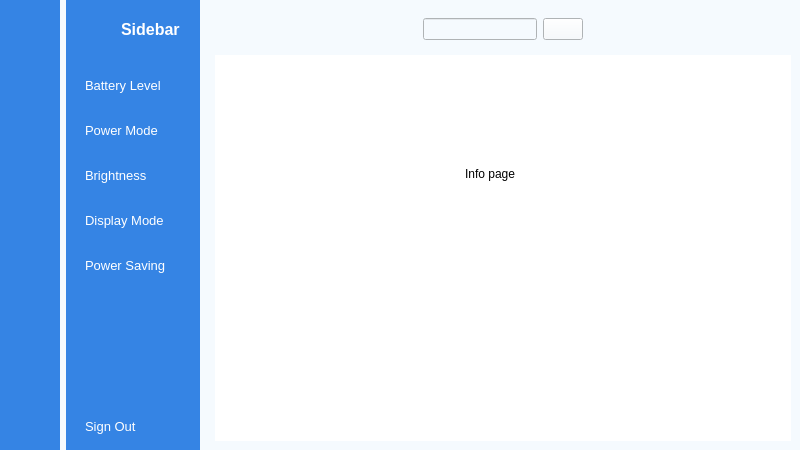
<?xml version="1.0" encoding="UTF-8"?>
<ui version="4.0">
 <class>MainWindow</class>
 <widget class="QMainWindow" name="MainWindow">
  <property name="geometry">
   <rect>
    <x>0</x>
    <y>0</y>
    <width>800</width>
    <height>450</height>
   </rect>
  </property>
  <property name="windowTitle">
   <string>MainWindow</string>
  </property>
  <property name="styleSheet">
   <string notr="true">background-color: rgb(245, 250, 254);</string>
  </property>
  <widget class="QWidget" name="centralwidget">
   <layout class="QGridLayout" name="gridLayout">
    <property name="leftMargin">
     <number>0</number>
    </property>
    <property name="topMargin">
     <number>0</number>
    </property>
    <property name="rightMargin">
     <number>0</number>
    </property>
    <property name="bottomMargin">
     <number>0</number>
    </property>
    <item row="0" column="0">
     <widget class="QWidget" name="icon_only_widget" native="true">
      <property name="styleSheet">
       <string notr="true">QWidget{
	background-color: rgb(53, 132, 228);
}
QPushButton{
	color:white;
	text-align:left;
	height:30px;
	border:none;
	padding-left:10px;
	border-radius:10px;
}
QPushButton:checked{
	background-color:#f5fafe;
	color:#1f95ef;
	font-weight:bold;
}</string>
      </property>
      <layout class="QVBoxLayout" name="verticalLayout_3">
       <item>
        <layout class="QHBoxLayout" name="horizontalLayout_3">
         <item>
          <widget class="QLabel" name="logo1">
           <property name="minimumSize">
            <size>
             <width>40</width>
             <height>40</height>
            </size>
           </property>
           <property name="maximumSize">
            <size>
             <width>40</width>
             <height>40</height>
            </size>
           </property>
           <property name="text">
            <string/>
           </property>
           <property name="pixmap">
            <pixmap>Resource/profile_pic.png</pixmap>
           </property>
           <property name="scaledContents">
            <bool>true</bool>
           </property>
          </widget>
         </item>
        </layout>
       </item>
       <item>
        <layout class="QVBoxLayout" name="verticalLayout">
         <property name="spacing">
          <number>15</number>
         </property>
         <property name="topMargin">
          <number>15</number>
         </property>
         <item>
          <widget class="QPushButton" name="Battery_Level_Btn1">
           <property name="text">
            <string/>
           </property>
           <property name="icon">
            <iconset>
             <normaloff>Resource/dashboard_white.png</normaloff>
             <normalon>Resource/dashboard.png</normalon>Resource/dashboard_white.png</iconset>
           </property>
           <property name="checkable">
            <bool>true</bool>
           </property>
           <property name="autoExclusive">
            <bool>true</bool>
           </property>
          </widget>
         </item>
         <item>
          <widget class="QPushButton" name="Power_Mode_Btn1">
           <property name="text">
            <string/>
           </property>
           <property name="icon">
            <iconset>
             <normaloff>Resource/profile_white.png</normaloff>
             <normalon>Resource/profile.png</normalon>Resource/profile_white.png</iconset>
           </property>
           <property name="checkable">
            <bool>true</bool>
           </property>
           <property name="autoExclusive">
            <bool>true</bool>
           </property>
          </widget>
         </item>
         <item>
          <widget class="QPushButton" name="Brightness_Btn1">
           <property name="text">
            <string/>
           </property>
           <property name="icon">
            <iconset>
             <normaloff>Resource/messages_white.png</normaloff>
             <normalon>Resource/messages.png</normalon>Resource/messages_white.png</iconset>
           </property>
           <property name="checkable">
            <bool>true</bool>
           </property>
           <property name="autoExclusive">
            <bool>true</bool>
           </property>
          </widget>
         </item>
         <item>
          <widget class="QPushButton" name="Display_Mode_Btn1">
           <property name="text">
            <string/>
           </property>
           <property name="icon">
            <iconset>
             <normaloff>Resource/notifications_white.png</normaloff>
             <normalon>Resource/notifications.png</normalon>Resource/notifications_white.png</iconset>
           </property>
           <property name="checkable">
            <bool>true</bool>
           </property>
           <property name="autoExclusive">
            <bool>true</bool>
           </property>
          </widget>
         </item>
         <item>
          <widget class="QPushButton" name="Power_Saving_Btn1">
           <property name="text">
            <string/>
           </property>
           <property name="icon">
            <iconset>
             <normaloff>Resource/settings_white.png</normaloff>
             <normalon>Resource/settings.png</normalon>Resource/settings_white.png</iconset>
           </property>
           <property name="checkable">
            <bool>true</bool>
           </property>
           <property name="autoExclusive">
            <bool>true</bool>
           </property>
          </widget>
         </item>
        </layout>
       </item>
       <item>
        <spacer name="verticalSpacer">
         <property name="orientation">
          <enum>Qt::Orientation::Vertical</enum>
         </property>
         <property name="sizeHint" stdset="0">
          <size>
           <width>20</width>
           <height>113</height>
          </size>
         </property>
        </spacer>
       </item>
       <item>
        <widget class="QPushButton" name="Sign_Out_Btn1">
         <property name="text">
          <string/>
         </property>
         <property name="icon">
          <iconset>
           <normaloff>Resource/log_out_white.png</normaloff>Resource/log_out_white.png</iconset>
         </property>
         <property name="checkable">
          <bool>true</bool>
         </property>
         <property name="autoExclusive">
          <bool>false</bool>
         </property>
        </widget>
       </item>
      </layout>
     </widget>
    </item>
    <item row="0" column="1">
     <widget class="QWidget" name="icon_name_widget" native="true">
      <property name="styleSheet">
       <string notr="true">QWidget{
	background-color: rgb(53, 132, 228);
	color:white;
}
QPushButton{
	color:white;
	text-align:left;
	height:30px;
	border:none;
	padding-left:10px;
	border-top-left-radius:10px;
	border-bottom-left-radius:10px;
}
QPushButton:checked{
	background-color:#f5fafe;
	color:#1f95ef;
	font-weight:bold;
}</string>
      </property>
      <layout class="QVBoxLayout" name="verticalLayout_4">
       <property name="rightMargin">
        <number>0</number>
       </property>
       <item>
        <layout class="QHBoxLayout" name="horizontalLayout_2">
         <property name="rightMargin">
          <number>20</number>
         </property>
         <item>
          <widget class="QLabel" name="Logo_Label">
           <property name="minimumSize">
            <size>
             <width>40</width>
             <height>40</height>
            </size>
           </property>
           <property name="maximumSize">
            <size>
             <width>40</width>
             <height>40</height>
            </size>
           </property>
           <property name="text">
            <string/>
           </property>
           <property name="pixmap">
            <pixmap>Resource/profile_pic.png</pixmap>
           </property>
           <property name="scaledContents">
            <bool>true</bool>
           </property>
          </widget>
         </item>
         <item>
          <widget class="QLabel" name="SideBar_Label">
           <property name="font">
            <font>
             <pointsize>12</pointsize>
             <bold>true</bold>
            </font>
           </property>
           <property name="text">
            <string>Sidebar</string>
           </property>
          </widget>
         </item>
        </layout>
       </item>
       <item>
        <layout class="QVBoxLayout" name="verticalLayout_2">
         <property name="spacing">
          <number>15</number>
         </property>
         <property name="topMargin">
          <number>15</number>
         </property>
         <item>
          <widget class="QPushButton" name="Battery_Level_Btn2">
           <property name="font">
            <font>
             <pointsize>10</pointsize>
            </font>
           </property>
           <property name="text">
            <string>Battery Level</string>
           </property>
           <property name="icon">
            <iconset>
             <normaloff>Resource/dashboard_white.png</normaloff>
             <normalon>Resource/dashboard.png</normalon>Resource/dashboard_white.png</iconset>
           </property>
           <property name="checkable">
            <bool>true</bool>
           </property>
           <property name="autoExclusive">
            <bool>true</bool>
           </property>
          </widget>
         </item>
         <item>
          <widget class="QPushButton" name="Power_Mode_Btn2">
           <property name="font">
            <font>
             <pointsize>10</pointsize>
            </font>
           </property>
           <property name="text">
            <string>Power Mode</string>
           </property>
           <property name="icon">
            <iconset>
             <normaloff>Resource/profile_white.png</normaloff>
             <normalon>Resource/profile.png</normalon>Resource/profile_white.png</iconset>
           </property>
           <property name="checkable">
            <bool>true</bool>
           </property>
           <property name="autoExclusive">
            <bool>true</bool>
           </property>
          </widget>
         </item>
         <item>
          <widget class="QPushButton" name="Brightness_Btn2">
           <property name="font">
            <font>
             <pointsize>10</pointsize>
            </font>
           </property>
           <property name="text">
            <string>Brightness</string>
           </property>
           <property name="icon">
            <iconset>
             <normaloff>Resource/messages_white.png</normaloff>
             <normalon>Resource/messages.png</normalon>Resource/messages_white.png</iconset>
           </property>
           <property name="checkable">
            <bool>true</bool>
           </property>
           <property name="autoExclusive">
            <bool>true</bool>
           </property>
          </widget>
         </item>
         <item>
          <widget class="QPushButton" name="Display_Mode_Btn2">
           <property name="font">
            <font>
             <pointsize>10</pointsize>
            </font>
           </property>
           <property name="text">
            <string>Display Mode</string>
           </property>
           <property name="icon">
            <iconset>
             <normaloff>Resource/notifications_white.png</normaloff>
             <normalon>Resource/notifications.png</normalon>Resource/notifications_white.png</iconset>
           </property>
           <property name="checkable">
            <bool>true</bool>
           </property>
           <property name="autoExclusive">
            <bool>true</bool>
           </property>
          </widget>
         </item>
         <item>
          <widget class="QPushButton" name="Power_Saving_Btn2">
           <property name="font">
            <font>
             <pointsize>10</pointsize>
            </font>
           </property>
           <property name="text">
            <string>Power Saving</string>
           </property>
           <property name="icon">
            <iconset>
             <normaloff>Resource/settings_white.png</normaloff>
             <normalon>Resource/settings.png</normalon>Resource/settings_white.png</iconset>
           </property>
           <property name="checkable">
            <bool>true</bool>
           </property>
           <property name="autoExclusive">
            <bool>true</bool>
           </property>
          </widget>
         </item>
        </layout>
       </item>
       <item>
        <spacer name="verticalSpacer_2">
         <property name="orientation">
          <enum>Qt::Orientation::Vertical</enum>
         </property>
         <property name="sizeHint" stdset="0">
          <size>
           <width>20</width>
           <height>113</height>
          </size>
         </property>
        </spacer>
       </item>
       <item>
        <widget class="QPushButton" name="Sign_Out_Btn2">
         <property name="font">
          <font>
           <pointsize>10</pointsize>
          </font>
         </property>
         <property name="text">
          <string>Sign Out</string>
         </property>
         <property name="icon">
          <iconset>
           <normaloff>Resource/log_out_white.png</normaloff>Resource/log_out_white.png</iconset>
         </property>
         <property name="checkable">
          <bool>true</bool>
         </property>
         <property name="autoExclusive">
          <bool>false</bool>
         </property>
        </widget>
       </item>
      </layout>
     </widget>
    </item>
    <item row="0" column="2">
     <widget class="QWidget" name="main_menu_widget" native="true">
      <layout class="QVBoxLayout" name="verticalLayout_5">
       <item>
        <widget class="QWidget" name="header_widget" native="true">
         <layout class="QHBoxLayout" name="horizontalLayout_4">
          <item>
           <widget class="QPushButton" name="Menu_Btn">
            <property name="styleSheet">
             <string notr="true">border:none;</string>
            </property>
            <property name="text">
             <string/>
            </property>
            <property name="icon">
             <iconset>
              <normaloff>Resource/menu.png</normaloff>Resource/menu.png</iconset>
            </property>
            <property name="iconSize">
             <size>
              <width>20</width>
              <height>20</height>
             </size>
            </property>
            <property name="checkable">
             <bool>true</bool>
            </property>
           </widget>
          </item>
          <item>
           <spacer name="horizontalSpacer_2">
            <property name="orientation">
             <enum>Qt::Orientation::Horizontal</enum>
            </property>
            <property name="sizeHint" stdset="0">
             <size>
              <width>149</width>
              <height>20</height>
             </size>
            </property>
           </spacer>
          </item>
          <item>
           <layout class="QHBoxLayout" name="horizontalLayout">
            <item>
             <widget class="QLineEdit" name="lineEdit"/>
            </item>
            <item>
             <widget class="QPushButton" name="pushButton_14">
              <property name="text">
               <string/>
              </property>
              <property name="icon">
               <iconset>
                <normaloff>Resource/search.png</normaloff>Resource/search.png</iconset>
              </property>
              <property name="iconSize">
               <size>
                <width>20</width>
                <height>20</height>
               </size>
              </property>
             </widget>
            </item>
           </layout>
          </item>
          <item>
           <spacer name="horizontalSpacer">
            <property name="orientation">
             <enum>Qt::Orientation::Horizontal</enum>
            </property>
            <property name="sizeHint" stdset="0">
             <size>
              <width>149</width>
              <height>20</height>
             </size>
            </property>
           </spacer>
          </item>
          <item>
           <widget class="QPushButton" name="Info_Btn">
            <property name="styleSheet">
             <string notr="true">border:none;</string>
            </property>
            <property name="text">
             <string/>
            </property>
            <property name="icon">
             <iconset>
              <normaloff>Resource/image.png</normaloff>Resource/image.png</iconset>
            </property>
            <property name="iconSize">
             <size>
              <width>20</width>
              <height>20</height>
             </size>
            </property>
            <property name="checkable">
             <bool>false</bool>
            </property>
            <property name="autoExclusive">
             <bool>false</bool>
            </property>
           </widget>
          </item>
         </layout>
        </widget>
       </item>
       <item>
        <widget class="QStackedWidget" name="stackedWidget">
         <property name="styleSheet">
          <string notr="true">background-color: rgb(255, 255, 255);</string>
         </property>
         <widget class="QWidget" name="Info_Page">
          <widget class="QLabel" name="label_2">
           <property name="geometry">
            <rect>
             <x>250</x>
             <y>110</y>
             <width>66</width>
             <height>18</height>
            </rect>
           </property>
           <property name="text">
            <string>Info page</string>
           </property>
          </widget>
         </widget>
         <widget class="QWidget" name="Battery_Level_Page">
          <widget class="QWidget" name="widget" native="true">
           <property name="geometry">
            <rect>
             <x>130</x>
             <y>50</y>
             <width>300</width>
             <height>300</height>
            </rect>
           </property>
           <property name="minimumSize">
            <size>
             <width>300</width>
             <height>300</height>
            </size>
           </property>
           <property name="maximumSize">
            <size>
             <width>300</width>
             <height>300</height>
            </size>
           </property>
           <layout class="QVBoxLayout" name="verticalLayout_6">
            <property name="spacing">
             <number>0</number>
            </property>
            <property name="leftMargin">
             <number>10</number>
            </property>
            <property name="topMargin">
             <number>10</number>
            </property>
            <property name="rightMargin">
             <number>10</number>
            </property>
            <property name="bottomMargin">
             <number>10</number>
            </property>
            <item>
             <widget class="QFrame" name="circle_lv">
              <property name="styleSheet">
               <string notr="true">QFrame{
	background-color: qconicalgradient(cx:0.512029, cy:0.551, angle:90, stop:0.749 rgba(87, 227, 137, 255), stop:0.750 rgba(53, 132, 228, 255));
	border-radius: 140px;
}</string>
              </property>
              <property name="frameShape">
               <enum>QFrame::Shape::NoFrame</enum>
              </property>
              <property name="frameShadow">
               <enum>QFrame::Shadow::Raised</enum>
              </property>
              <layout class="QVBoxLayout" name="verticalLayout_7">
               <property name="spacing">
                <number>0</number>
               </property>
               <property name="leftMargin">
                <number>20</number>
               </property>
               <property name="topMargin">
                <number>20</number>
               </property>
               <property name="rightMargin">
                <number>20</number>
               </property>
               <property name="bottomMargin">
                <number>20</number>
               </property>
               <item>
                <widget class="QFrame" name="circle_bg">
                 <property name="styleSheet">
                  <string notr="true">QFrame{
	background-color: #282a36;
	color: #f8f8f2;
	border-radius: 120px;
}</string>
                 </property>
                 <property name="frameShape">
                  <enum>QFrame::Shape::NoFrame</enum>
                 </property>
                 <property name="frameShadow">
                  <enum>QFrame::Shadow::Raised</enum>
                 </property>
                 <layout class="QVBoxLayout" name="verticalLayout_8">
                  <property name="spacing">
                   <number>0</number>
                  </property>
                  <property name="leftMargin">
                   <number>0</number>
                  </property>
                  <property name="topMargin">
                   <number>0</number>
                  </property>
                  <property name="rightMargin">
                   <number>0</number>
                  </property>
                  <property name="bottomMargin">
                   <number>0</number>
                  </property>
                  <item>
                   <widget class="QFrame" name="texts">
                    <property name="maximumSize">
                     <size>
                      <width>16777215</width>
                      <height>180</height>
                     </size>
                    </property>
                    <property name="styleSheet">
                     <string notr="true">background: none;</string>
                    </property>
                    <property name="frameShape">
                     <enum>QFrame::Shape::NoFrame</enum>
                    </property>
                    <property name="frameShadow">
                     <enum>QFrame::Shadow::Raised</enum>
                    </property>
                    <layout class="QVBoxLayout" name="verticalLayout_10">
                     <item>
                      <layout class="QGridLayout" name="gridLayout_2">
                       <item row="0" column="0">
                        <widget class="QLabel" name="title">
                         <property name="minimumSize">
                          <size>
                           <width>0</width>
                           <height>30</height>
                          </size>
                         </property>
                         <property name="font">
                          <font>
                           <bold>true</bold>
                          </font>
                         </property>
                         <property name="text">
                          <string>Battery Level</string>
                         </property>
                         <property name="alignment">
                          <set>Qt::AlignmentFlag::AlignCenter</set>
                         </property>
                        </widget>
                       </item>
                       <item row="2" column="0">
                        <widget class="QFrame" name="frame">
                         <property name="frameShape">
                          <enum>QFrame::Shape::NoFrame</enum>
                         </property>
                         <property name="frameShadow">
                          <enum>QFrame::Shadow::Raised</enum>
                         </property>
                         <layout class="QHBoxLayout" name="horizontalLayout_5">
                          <property name="spacing">
                           <number>0</number>
                          </property>
                          <property name="leftMargin">
                           <number>0</number>
                          </property>
                          <property name="topMargin">
                           <number>0</number>
                          </property>
                          <property name="rightMargin">
                           <number>0</number>
                          </property>
                          <property name="bottomMargin">
                           <number>0</number>
                          </property>
                          <item>
                           <widget class="QLabel" name="version">
                            <property name="minimumSize">
                             <size>
                              <width>120</width>
                              <height>24</height>
                             </size>
                            </property>
                            <property name="maximumSize">
                             <size>
                              <width>120</width>
                              <height>24</height>
                             </size>
                            </property>
                            <property name="styleSheet">
                             <string notr="true">QLabel{
border-radius:12px;
color: rgb(151,159,200);
background-color: rgb(68,71,90)
}</string>
                            </property>
                            <property name="text">
                             <string>v1.0.0 - Beta 1</string>
                            </property>
                            <property name="alignment">
                             <set>Qt::AlignmentFlag::AlignCenter</set>
                            </property>
                           </widget>
                          </item>
                         </layout>
                        </widget>
                       </item>
                       <item row="3" column="0">
                        <widget class="QLabel" name="loading">
                         <property name="text">
                          <string>Loading ...</string>
                         </property>
                         <property name="alignment">
                          <set>Qt::AlignmentFlag::AlignCenter</set>
                         </property>
                        </widget>
                       </item>
                       <item row="1" column="0">
                        <widget class="QFrame" name="empty">
                         <property name="minimumSize">
                          <size>
                           <width>0</width>
                           <height>80</height>
                          </size>
                         </property>
                         <property name="frameShape">
                          <enum>QFrame::Shape::NoFrame</enum>
                         </property>
                         <property name="frameShadow">
                          <enum>QFrame::Shadow::Raised</enum>
                         </property>
                         <layout class="QVBoxLayout" name="verticalLayout_9">
                          <item>
                           <widget class="QLabel" name="Percent">
                            <property name="maximumSize">
                             <size>
                              <width>200</width>
                              <height>200</height>
                             </size>
                            </property>
                            <property name="font">
                             <font>
                              <family>Noto Sans Bamum</family>
                              <pointsize>35</pointsize>
                              <italic>false</italic>
                              <bold>false</bold>
                             </font>
                            </property>
                            <property name="text">
                             <string>&lt;html&gt;&lt;head/&gt;&lt;body&gt;&lt;p&gt;&lt;span style=&quot; font-size:36pt;&quot;&gt;0&lt;/span&gt;&lt;span style=&quot; font-size:24pt; vertical-align:super;&quot;&gt;%&lt;/span&gt;&lt;/p&gt;&lt;/body&gt;&lt;/html&gt;</string>
                            </property>
                            <property name="alignment">
                             <set>Qt::AlignmentFlag::AlignCenter</set>
                            </property>
                           </widget>
                          </item>
                         </layout>
                        </widget>
                       </item>
                      </layout>
                     </item>
                    </layout>
                   </widget>
                  </item>
                 </layout>
                </widget>
               </item>
              </layout>
             </widget>
            </item>
           </layout>
          </widget>
         </widget>
         <widget class="QWidget" name="Power_Mode_Page">
          <widget class="QLabel" name="label_5">
           <property name="geometry">
            <rect>
             <x>200</x>
             <y>100</y>
             <width>191</width>
             <height>18</height>
            </rect>
           </property>
           <property name="text">
            <string>Power Mode</string>
           </property>
          </widget>
         </widget>
         <widget class="QWidget" name="Brightness_Page">
          <widget class="QLabel" name="label_6">
           <property name="geometry">
            <rect>
             <x>120</x>
             <y>120</y>
             <width>311</width>
             <height>18</height>
            </rect>
           </property>
           <property name="text">
            <string>Brightness</string>
           </property>
          </widget>
         </widget>
         <widget class="QWidget" name="Display_Mode_Page">
          <widget class="QLabel" name="label_7">
           <property name="geometry">
            <rect>
             <x>160</x>
             <y>60</y>
             <width>251</width>
             <height>18</height>
            </rect>
           </property>
           <property name="text">
            <string>dispay mode</string>
           </property>
          </widget>
         </widget>
         <widget class="QWidget" name="Power_Saving_Page">
          <widget class="QLabel" name="label_8">
           <property name="geometry">
            <rect>
             <x>180</x>
             <y>110</y>
             <width>241</width>
             <height>18</height>
            </rect>
           </property>
           <property name="text">
            <string>power saving</string>
           </property>
          </widget>
         </widget>
        </widget>
       </item>
      </layout>
     </widget>
    </item>
   </layout>
  </widget>
 </widget>
 <resources/>
 <connections>
  <connection>
   <sender>Menu_Btn</sender>
   <signal>toggled(bool)</signal>
   <receiver>icon_only_widget</receiver>
   <slot>setHidden(bool)</slot>
   <hints>
    <hint type="sourcelabel">
     <x>238</x>
     <y>29</y>
    </hint>
    <hint type="destinationlabel">
     <x>43</x>
     <y>344</y>
    </hint>
   </hints>
  </connection>
  <connection>
   <sender>Menu_Btn</sender>
   <signal>toggled(bool)</signal>
   <receiver>icon_name_widget</receiver>
   <slot>setVisible(bool)</slot>
   <hints>
    <hint type="sourcelabel">
     <x>247</x>
     <y>41</y>
    </hint>
    <hint type="destinationlabel">
     <x>167</x>
     <y>316</y>
    </hint>
   </hints>
  </connection>
  <connection>
   <sender>Power_Saving_Btn1</sender>
   <signal>toggled(bool)</signal>
   <receiver>Power_Saving_Btn2</receiver>
   <slot>setChecked(bool)</slot>
   <hints>
    <hint type="sourcelabel">
     <x>32</x>
     <y>268</y>
    </hint>
    <hint type="destinationlabel">
     <x>119</x>
     <y>268</y>
    </hint>
   </hints>
  </connection>
  <connection>
   <sender>Display_Mode_Btn1</sender>
   <signal>toggled(bool)</signal>
   <receiver>Display_Mode_Btn2</receiver>
   <slot>setChecked(bool)</slot>
   <hints>
    <hint type="sourcelabel">
     <x>42</x>
     <y>224</y>
    </hint>
    <hint type="destinationlabel">
     <x>114</x>
     <y>224</y>
    </hint>
   </hints>
  </connection>
  <connection>
   <sender>Brightness_Btn1</sender>
   <signal>toggled(bool)</signal>
   <receiver>Brightness_Btn2</receiver>
   <slot>setChecked(bool)</slot>
   <hints>
    <hint type="sourcelabel">
     <x>41</x>
     <y>178</y>
    </hint>
    <hint type="destinationlabel">
     <x>93</x>
     <y>183</y>
    </hint>
   </hints>
  </connection>
  <connection>
   <sender>Power_Mode_Btn1</sender>
   <signal>toggled(bool)</signal>
   <receiver>Power_Mode_Btn2</receiver>
   <slot>setChecked(bool)</slot>
   <hints>
    <hint type="sourcelabel">
     <x>35</x>
     <y>134</y>
    </hint>
    <hint type="destinationlabel">
     <x>122</x>
     <y>134</y>
    </hint>
   </hints>
  </connection>
  <connection>
   <sender>Battery_Level_Btn1</sender>
   <signal>toggled(bool)</signal>
   <receiver>Battery_Level_Btn2</receiver>
   <slot>setChecked(bool)</slot>
   <hints>
    <hint type="sourcelabel">
     <x>31</x>
     <y>81</y>
    </hint>
    <hint type="destinationlabel">
     <x>88</x>
     <y>90</y>
    </hint>
   </hints>
  </connection>
  <connection>
   <sender>Battery_Level_Btn2</sender>
   <signal>toggled(bool)</signal>
   <receiver>Battery_Level_Btn1</receiver>
   <slot>setChecked(bool)</slot>
   <hints>
    <hint type="sourcelabel">
     <x>96</x>
     <y>83</y>
    </hint>
    <hint type="destinationlabel">
     <x>34</x>
     <y>89</y>
    </hint>
   </hints>
  </connection>
  <connection>
   <sender>Power_Mode_Btn2</sender>
   <signal>toggled(bool)</signal>
   <receiver>Power_Mode_Btn1</receiver>
   <slot>setChecked(bool)</slot>
   <hints>
    <hint type="sourcelabel">
     <x>87</x>
     <y>125</y>
    </hint>
    <hint type="destinationlabel">
     <x>31</x>
     <y>133</y>
    </hint>
   </hints>
  </connection>
  <connection>
   <sender>Brightness_Btn2</sender>
   <signal>toggled(bool)</signal>
   <receiver>Brightness_Btn1</receiver>
   <slot>setChecked(bool)</slot>
   <hints>
    <hint type="sourcelabel">
     <x>95</x>
     <y>178</y>
    </hint>
    <hint type="destinationlabel">
     <x>41</x>
     <y>177</y>
    </hint>
   </hints>
  </connection>
  <connection>
   <sender>Display_Mode_Btn2</sender>
   <signal>toggled(bool)</signal>
   <receiver>Display_Mode_Btn1</receiver>
   <slot>setChecked(bool)</slot>
   <hints>
    <hint type="sourcelabel">
     <x>108</x>
     <y>217</y>
    </hint>
    <hint type="destinationlabel">
     <x>32</x>
     <y>224</y>
    </hint>
   </hints>
  </connection>
  <connection>
   <sender>Power_Saving_Btn2</sender>
   <signal>toggled(bool)</signal>
   <receiver>Power_Saving_Btn1</receiver>
   <slot>setChecked(bool)</slot>
   <hints>
    <hint type="sourcelabel">
     <x>85</x>
     <y>270</y>
    </hint>
    <hint type="destinationlabel">
     <x>33</x>
     <y>269</y>
    </hint>
   </hints>
  </connection>
  <connection>
   <sender>Sign_Out_Btn1</sender>
   <signal>toggled(bool)</signal>
   <receiver>MainWindow</receiver>
   <slot>close()</slot>
   <hints>
    <hint type="sourcelabel">
     <x>24</x>
     <y>425</y>
    </hint>
    <hint type="destinationlabel">
     <x>28</x>
     <y>501</y>
    </hint>
   </hints>
  </connection>
  <connection>
   <sender>Sign_Out_Btn2</sender>
   <signal>toggled(bool)</signal>
   <receiver>MainWindow</receiver>
   <slot>close()</slot>
   <hints>
    <hint type="sourcelabel">
     <x>116</x>
     <y>428</y>
    </hint>
    <hint type="destinationlabel">
     <x>116</x>
     <y>512</y>
    </hint>
   </hints>
  </connection>
 </connections>
</ui>
